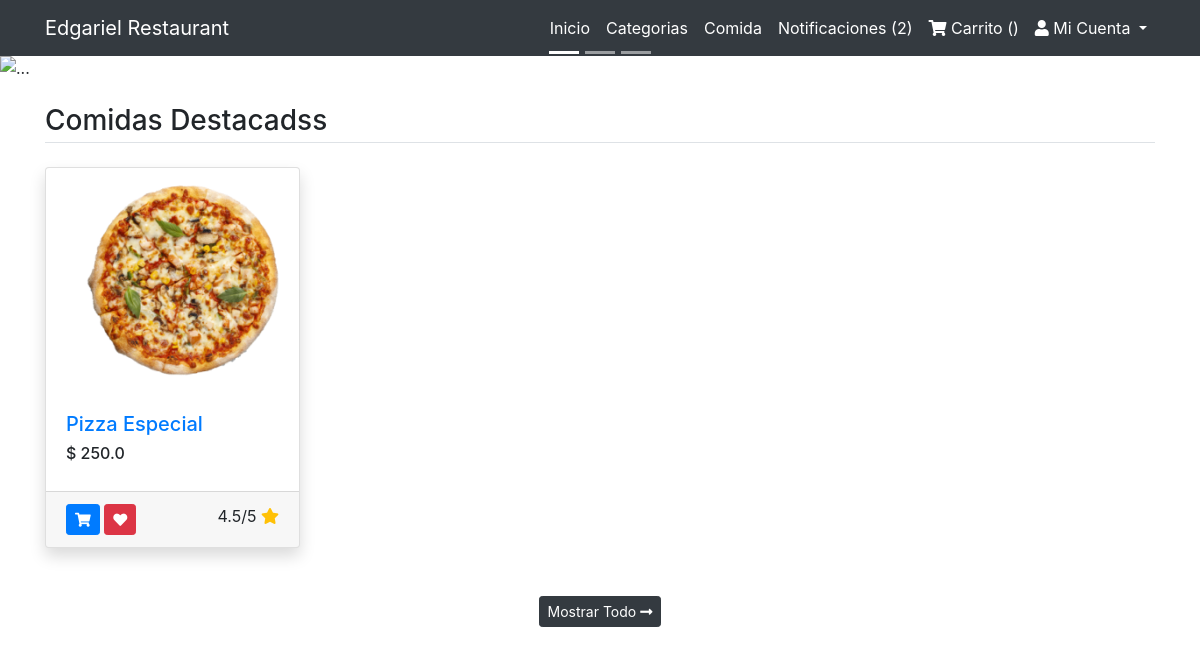
The page / on the database its author committed.
### main/models.py (models this page shows, shortened)
class Dish(models.Model):
    name = models.CharField(max_length=100)
    image = models.ImageField(upload_to="dish_img/") #gotta install pillow, pip install pillow
    price = models.FloatField()
    slug = models.SlugField(max_length=400, null=True)
    description = models.CharField(max_length=200, null=True, blank=True)
    category = models.ForeignKey(Category, on_delete=models.CASCADE)
    ingredient = models.ManyToManyField(Ingredient)
    quantity = models.PositiveIntegerField()
    status = models.BooleanField(default=True)
    is_featured = models.BooleanField(default=False)
    class Meta:
        verbose_name_plural = 'Dishes'

### main/views.py (the view)
# urls.py: path('', views.home, name='home'),
def home(request):
    data=Dish.objects.filter(is_featured=True).order_by('-id')
    return render(request, 'main/index.html', {'data':data})

### main/templates/main/index.html (shortened to what this page needs)
{% extends 'main/base.html' %}
{% load static %}
{% block content %}
<div id="carouselExampleIndicators" class="carousel slide" data-ride="carousel">
  <ol class="carousel-indicators">
    <li data-target="#carouselExampleIndicators" data-slide-to="0" class="active"></li>
    <li data-target="#carouselExampleIndicators" data-slide-to="1"></li>
    <li data-target="#carouselExampleIndicators" data-slide-to="2"></li>
  </ol>
  <div class="carousel-inner">
    <div class="carousel-item active">
      <img src="https://image.shutterstock.com/image-photo/various-asian-meals-on-rustic-260nw-1075946798.jpg" class="d-block w-100" alt="...">
    </div>
  </div>
  <a class="carousel-control-prev" href="#carouselExampleIndicators" role="button" data-slide="prev">
    <span class="carousel-control-prev-icon" aria-hidden="true"></span>
  </a>
  <a class="carousel-control-next" href="#carouselExampleIndicators" role="button" data-slide="next">
    <span class="carousel-control-next-icon" aria-hidden="true"></span>
  </a>
</div>
<main class="container my-4">
	<h3 class="my-4 border-bottom pb-1">Comidas Destacadss</h3>
	<div class="row">
    {% for dish in data %}
		<div class="col-md-3 mb-4">
			<div class="card shadow">
			  <a href="" class="card-img-top" alt=""><img src="/media/{{dish.image}}" alt=""></a>
			  <div class="card-body">
			    <h5 class="card-text"><a href="/dish/{{dish.slug}}/{{dish.id}}">{{dish.name}}</a></h5>
          <h6>$ <span class="">{{dish.price}}</span></h6>
			  </div>
			  <div class="card-footer">
			  	<button class="btn btn-sm btn-primary add-to-cart" data-index=""><i class="fa fa-shopping-cart"></i></button>
			  	<button class="btn btn-sm btn-danger add-wishlist" data-product=""><i class="fa fa-heart"></i></button>
			  	<span class="float-right">
			  		4.5/5
			  		<i class="fa fa-star text-warning"></i>
			  	</span>
			  </div>
			</div>
		</div>
    {% endfor %}
	</div>
	<p class="my-4 text-center"><a href="{% url 'dishes-list' %}" class="btn btn-dark btn-sm">Mostrar Todo <i class="fa fa-long-arrow-alt-right"></i></a></p>
</main>
{% endblock %}

### rows shown on the page
Dish: image (picture), name "Pizza Especial", price "250.0"
